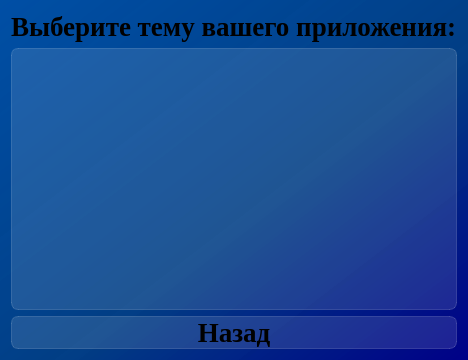
<?xml version="1.0" encoding="UTF-8"?>
<ui version="4.0">
 <class>Dialog_choose_theme</class>
 <widget class="QDialog" name="Dialog_choose_theme">
  <property name="geometry">
   <rect>
    <x>0</x>
    <y>0</y>
    <width>354</width>
    <height>360</height>
   </rect>
  </property>
  <property name="windowTitle">
   <string>Темы приложения</string>
  </property>
  <property name="styleSheet">
   <string notr="true">background-color: qlineargradient(spread:pad, x1:1, y1:1, x2:0, y2:0, stop:0 rgba(0, 0, 135, 255), stop:0.427447 rgba(0, 61, 132, 235), stop:1 rgba(0, 79, 165, 255));
font-family: Liberation Serif;</string>
  </property>
  <layout class="QVBoxLayout" name="verticalLayout">
   <item>
    <widget class="QLabel" name="label_choose_theme">
     <property name="styleSheet">
      <string notr="true">text-align: center;
font-weight: bold;
font-size: 20pt;
background-color: none;</string>
     </property>
     <property name="text">
      <string>Выберите тему вашего приложения:</string>
     </property>
     <property name="wordWrap">
      <bool>false</bool>
     </property>
    </widget>
   </item>
   <item>
    <widget class="QListWidget" name="listWidget_list_of_themes">
     <property name="styleSheet">
      <string notr="true">QListView {
font-weight: bold;
font-size: 20pt;
background-color: rgba(255, 255, 255, 30);
border: 1px solid rgba(255, 255, 255, 40);
border-radius: 7px;
}

QListView::item:selected {
border: none;
color: rgb(255, 255, 255);
background-color: rgba(255, 255, 255, 50);
}</string>
     </property>
    </widget>
   </item>
   <item>
    <widget class="QPushButton" name="pushButton_back">
     <property name="styleSheet">
      <string notr="true">QPushButton {
font-weight: bold;
font-size: 20pt;
text-align: center;
background-color: rgba(255, 255, 255, 30);
border: 1px solid rgba(255, 255, 255, 40);
border-radius: 7px;
}

QPushButton:hover {
background-color: rgba(255, 255, 255, 40);
}
QPushButton:pressed {
background-color: rgba(255, 255, 255, 70);
}</string>
     </property>
     <property name="text">
      <string>Назад</string>
     </property>
    </widget>
   </item>
  </layout>
 </widget>
 <resources/>
 <connections/>
</ui>
